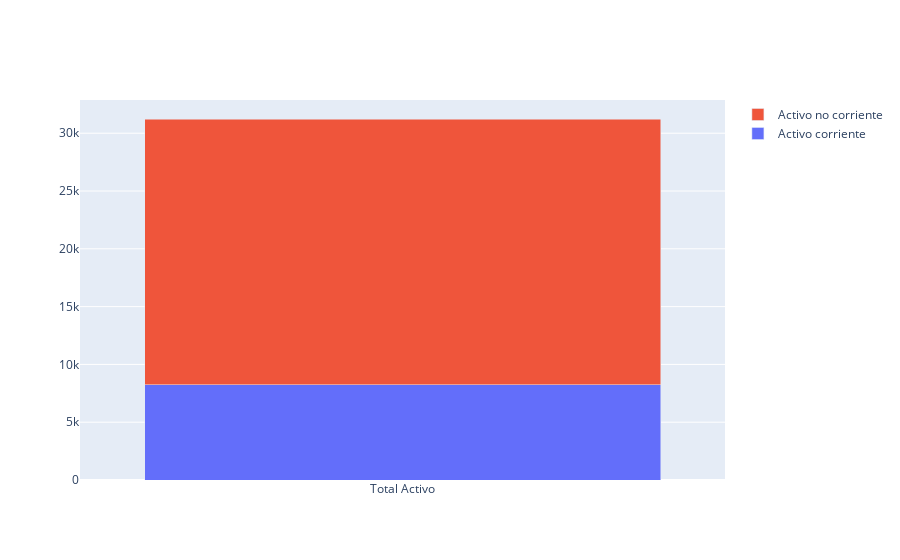

Source (notebook cell):
### Code cell
import plotly.graph_objects as px
import numpy as np
import plotly.graph_objs as go
 
x = ['Total Activo']
 
plot1 = px.Figure(data=[go.Bar(
    name = 'Activo corriente',
    x = x,
    y = nuestra_empresa_bal['Activo circulante mil EUR']
   ),
    go.Bar(
    name = 'Activo no corriente',
    x = x,
    y = nuestra_empresa_bal['Inmovilizado mil EUR']
   )
])
 
plot1.update_layout(barmode='stack')
                  
plot1.show()

### Figure 1 — Plotly figure (JSON) as saved in the notebook; plotly's stock layout.template omitted (floating-point values rounded to 4 significant figures)
{"data": [{"name": "Activo corriente", "type": "bar", "x": ["Total Activo"], "y": [8261.0, 5743.0]}, {"name": "Activo no corriente", "type": "bar", "x": ["Total Activo"], "y": [22970.0, 25580.0]}], "layout": {"barmode": "stack"}}
